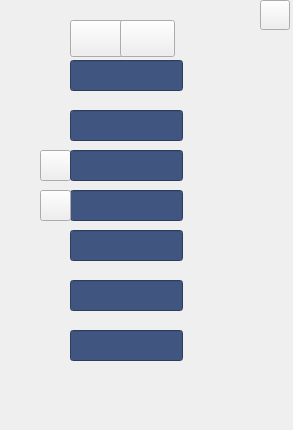
<?xml version="1.0" encoding="UTF-8"?>
<ui version="4.0">
 <class>widget3_2</class>
 <widget class="QWidget" name="widget3_2">
  <property name="geometry">
   <rect>
    <x>0</x>
    <y>0</y>
    <width>293</width>
    <height>430</height>
   </rect>
  </property>
  <property name="windowTitle">
   <string>Form</string>
  </property>
  <widget class="QFrame" name="frame">
   <property name="geometry">
    <rect>
     <x>0</x>
     <y>0</y>
     <width>293</width>
     <height>430</height>
    </rect>
   </property>
   <property name="frameShape">
    <enum>QFrame::NoFrame</enum>
   </property>
   <property name="frameShadow">
    <enum>QFrame::Plain</enum>
   </property>
   <property name="lineWidth">
    <number>0</number>
   </property>
   <widget class="QPushButton" name="bt_t_1">
    <property name="geometry">
     <rect>
      <x>70</x>
      <y>20</y>
      <width>55</width>
      <height>37</height>
     </rect>
    </property>
    <property name="sizePolicy">
     <sizepolicy hsizetype="Ignored" vsizetype="Ignored">
      <horstretch>0</horstretch>
      <verstretch>0</verstretch>
     </sizepolicy>
    </property>
    <property name="text">
     <string/>
    </property>
   </widget>
   <widget class="QPushButton" name="bt_t_2">
    <property name="geometry">
     <rect>
      <x>120</x>
      <y>20</y>
      <width>55</width>
      <height>37</height>
     </rect>
    </property>
    <property name="sizePolicy">
     <sizepolicy hsizetype="Ignored" vsizetype="Ignored">
      <horstretch>0</horstretch>
      <verstretch>0</verstretch>
     </sizepolicy>
    </property>
    <property name="text">
     <string/>
    </property>
   </widget>
   <widget class="QLineEdit" name="edit_4">
    <property name="geometry">
     <rect>
      <x>70</x>
      <y>190</y>
      <width>113</width>
      <height>31</height>
     </rect>
    </property>
    <property name="sizePolicy">
     <sizepolicy hsizetype="Ignored" vsizetype="Ignored">
      <horstretch>0</horstretch>
      <verstretch>0</verstretch>
     </sizepolicy>
    </property>
    <property name="font">
     <font>
      <family>微软雅黑</family>
      <pointsize>12</pointsize>
     </font>
    </property>
    <property name="styleSheet">
     <string notr="true">color: rgb(255, 255, 255);
background-color: rgb(64, 86, 129);</string>
    </property>
    <property name="alignment">
     <set>Qt::AlignRight|Qt::AlignTrailing|Qt::AlignVCenter</set>
    </property>
   </widget>
   <widget class="QPushButton" name="bt_l_1">
    <property name="geometry">
     <rect>
      <x>40</x>
      <y>150</y>
      <width>31</width>
      <height>31</height>
     </rect>
    </property>
    <property name="sizePolicy">
     <sizepolicy hsizetype="Ignored" vsizetype="Ignored">
      <horstretch>0</horstretch>
      <verstretch>0</verstretch>
     </sizepolicy>
    </property>
    <property name="text">
     <string/>
    </property>
   </widget>
   <widget class="QLineEdit" name="edit_6">
    <property name="geometry">
     <rect>
      <x>70</x>
      <y>280</y>
      <width>113</width>
      <height>31</height>
     </rect>
    </property>
    <property name="sizePolicy">
     <sizepolicy hsizetype="Ignored" vsizetype="Ignored">
      <horstretch>0</horstretch>
      <verstretch>0</verstretch>
     </sizepolicy>
    </property>
    <property name="font">
     <font>
      <family>微软雅黑</family>
      <pointsize>12</pointsize>
     </font>
    </property>
    <property name="styleSheet">
     <string notr="true">color: rgb(255, 255, 255);
background-color: rgb(64, 86, 129);</string>
    </property>
    <property name="alignment">
     <set>Qt::AlignRight|Qt::AlignTrailing|Qt::AlignVCenter</set>
    </property>
   </widget>
   <widget class="QPushButton" name="bt_l_2">
    <property name="geometry">
     <rect>
      <x>40</x>
      <y>190</y>
      <width>31</width>
      <height>31</height>
     </rect>
    </property>
    <property name="sizePolicy">
     <sizepolicy hsizetype="Ignored" vsizetype="Ignored">
      <horstretch>0</horstretch>
      <verstretch>0</verstretch>
     </sizepolicy>
    </property>
    <property name="text">
     <string/>
    </property>
   </widget>
   <widget class="QLineEdit" name="edit_3">
    <property name="geometry">
     <rect>
      <x>70</x>
      <y>150</y>
      <width>113</width>
      <height>31</height>
     </rect>
    </property>
    <property name="sizePolicy">
     <sizepolicy hsizetype="Ignored" vsizetype="Ignored">
      <horstretch>0</horstretch>
      <verstretch>0</verstretch>
     </sizepolicy>
    </property>
    <property name="font">
     <font>
      <family>微软雅黑</family>
      <pointsize>12</pointsize>
     </font>
    </property>
    <property name="styleSheet">
     <string notr="true">color: rgb(255, 255, 255);
background-color: rgb(64, 86, 129);</string>
    </property>
    <property name="alignment">
     <set>Qt::AlignRight|Qt::AlignTrailing|Qt::AlignVCenter</set>
    </property>
   </widget>
   <widget class="QLineEdit" name="edit_1">
    <property name="geometry">
     <rect>
      <x>70</x>
      <y>60</y>
      <width>113</width>
      <height>31</height>
     </rect>
    </property>
    <property name="sizePolicy">
     <sizepolicy hsizetype="Ignored" vsizetype="Ignored">
      <horstretch>0</horstretch>
      <verstretch>0</verstretch>
     </sizepolicy>
    </property>
    <property name="font">
     <font>
      <family>微软雅黑</family>
      <pointsize>12</pointsize>
     </font>
    </property>
    <property name="styleSheet">
     <string notr="true">color: rgb(255, 255, 255);
background-color: rgb(64, 86, 129);</string>
    </property>
    <property name="alignment">
     <set>Qt::AlignRight|Qt::AlignTrailing|Qt::AlignVCenter</set>
    </property>
   </widget>
   <widget class="QLineEdit" name="edit_5">
    <property name="geometry">
     <rect>
      <x>70</x>
      <y>230</y>
      <width>113</width>
      <height>31</height>
     </rect>
    </property>
    <property name="sizePolicy">
     <sizepolicy hsizetype="Ignored" vsizetype="Ignored">
      <horstretch>0</horstretch>
      <verstretch>0</verstretch>
     </sizepolicy>
    </property>
    <property name="font">
     <font>
      <family>微软雅黑</family>
      <pointsize>12</pointsize>
     </font>
    </property>
    <property name="styleSheet">
     <string notr="true">color: rgb(255, 255, 255);
background-color: rgb(64, 86, 129);</string>
    </property>
    <property name="alignment">
     <set>Qt::AlignRight|Qt::AlignTrailing|Qt::AlignVCenter</set>
    </property>
   </widget>
   <widget class="QLineEdit" name="edit_7">
    <property name="geometry">
     <rect>
      <x>70</x>
      <y>330</y>
      <width>113</width>
      <height>31</height>
     </rect>
    </property>
    <property name="sizePolicy">
     <sizepolicy hsizetype="Ignored" vsizetype="Ignored">
      <horstretch>0</horstretch>
      <verstretch>0</verstretch>
     </sizepolicy>
    </property>
    <property name="font">
     <font>
      <family>微软雅黑</family>
      <pointsize>12</pointsize>
     </font>
    </property>
    <property name="styleSheet">
     <string notr="true">color: rgb(255, 255, 255);
background-color: rgb(64, 86, 129);</string>
    </property>
    <property name="alignment">
     <set>Qt::AlignRight|Qt::AlignTrailing|Qt::AlignVCenter</set>
    </property>
   </widget>
   <widget class="QLineEdit" name="edit_2">
    <property name="geometry">
     <rect>
      <x>70</x>
      <y>110</y>
      <width>113</width>
      <height>31</height>
     </rect>
    </property>
    <property name="sizePolicy">
     <sizepolicy hsizetype="Ignored" vsizetype="Ignored">
      <horstretch>0</horstretch>
      <verstretch>0</verstretch>
     </sizepolicy>
    </property>
    <property name="font">
     <font>
      <family>微软雅黑</family>
      <pointsize>12</pointsize>
     </font>
    </property>
    <property name="styleSheet">
     <string notr="true">color: rgb(255, 255, 255);
background-color: rgb(64, 86, 129);</string>
    </property>
    <property name="alignment">
     <set>Qt::AlignRight|Qt::AlignTrailing|Qt::AlignVCenter</set>
    </property>
   </widget>
   <widget class="QPushButton" name="bt_close">
    <property name="geometry">
     <rect>
      <x>260</x>
      <y>0</y>
      <width>30</width>
      <height>30</height>
     </rect>
    </property>
    <property name="sizePolicy">
     <sizepolicy hsizetype="Ignored" vsizetype="Ignored">
      <horstretch>0</horstretch>
      <verstretch>0</verstretch>
     </sizepolicy>
    </property>
    <property name="text">
     <string/>
    </property>
   </widget>
  </widget>
 </widget>
 <resources/>
 <connections/>
</ui>
